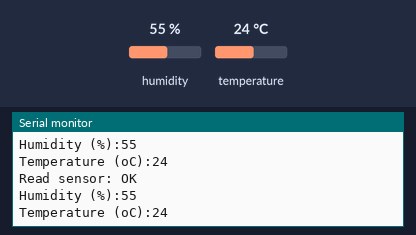
Recording of a sketch running on a simulated Arduino Uno, built with avr-gcc and run on an emulated ATmega328P. Parts: the last lines printed to the serial monitor. The inputs (shaded band) are chosen by the test bench; at power-on: humidity 55 %, temperature 24 °C.

Above: at 2.8 s.
2.9 s: humidity set to 22 %
At 5.0 s:
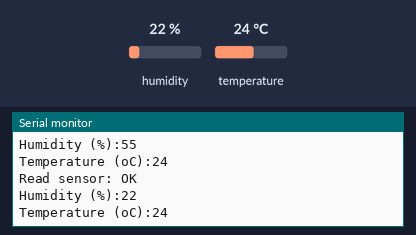
5.6 s: temperature set to 12 °C
At 7.4 s:
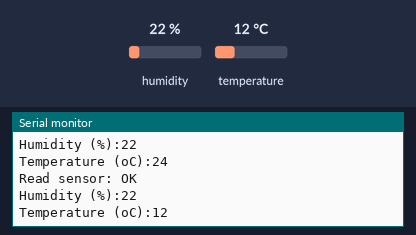
8.3 s: humidity set to 40 %
At 11.0 s:
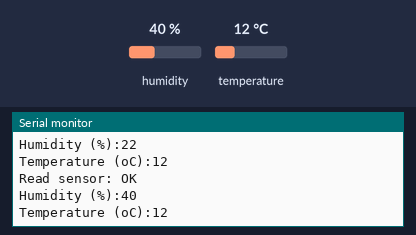
Timing chart, 0 to 12.5 s (numbered marks = the images above; inputs shaded):
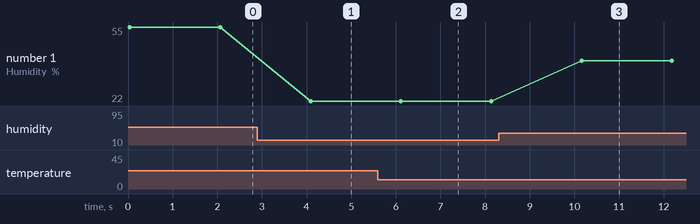

The sketch:

Humidity_Temperature.ino
```cpp
#include <dht11.h>
#define DHT11PIN 2
dht11 DHT11;

void setup() {
  Serial.begin(9600);
  Serial.println("Start");

}

void loop() {
  Serial.println();

  int chk=DHT11.read(DHT11PIN);

  Serial.print("Read sensor: ");
  switch(chk){
    case 0:Serial.println("OK"); break;
    case -1:Serial.println("Checksum error"); break;
    case -2:Serial.println("Time out error"); break;
    default:Serial.println("Unknown error"); break;
  }
  Serial.print("Humidity (%):");
  Serial.println(DHT11.humidity);

  Serial.print("Temperature (oC):");
  Serial.println(DHT11.temperature);

  delay(2000);

}
```

Measured:
- after the input at 2.9 s, the serial monitor: prints a new line after 1.2 s (image 1)
- after the input at 5.6 s, the serial monitor: prints a new line after 0.53 s (image 2)
- after the input at 8.3 s, the serial monitor: prints a new line after 1.9 s (image 3)
- plotted number 1: 55 → 22 after the input at 2.9 s, 22 → 40 after the input at 8.3 s
